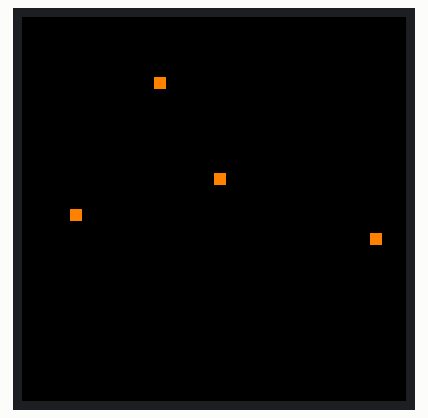
Bench run of a program on a simulated Raspberry Pi Pico running MicroPython. Parts: 128×128 colour display. Random numbers come from a fixed seed.

Above: at 0.45 s.
At 1.53 s:
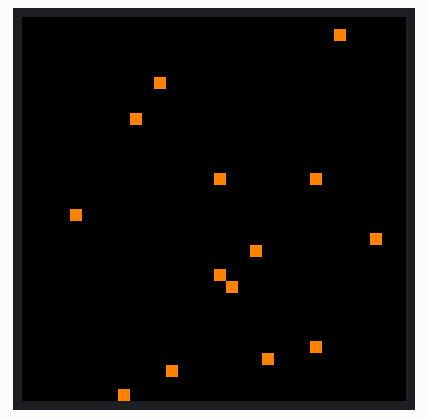
At 2.05 s:
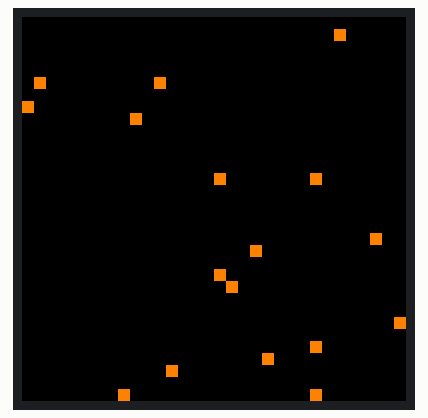
At 3.31 s:
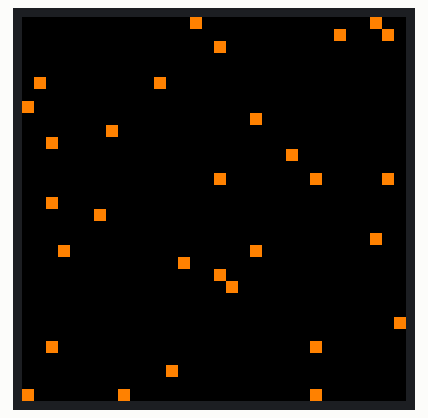
At 3.94 s:
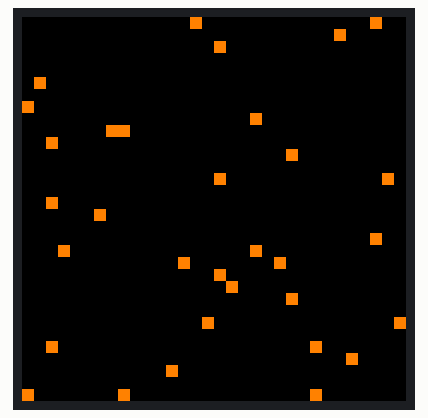
At 13.17 s:
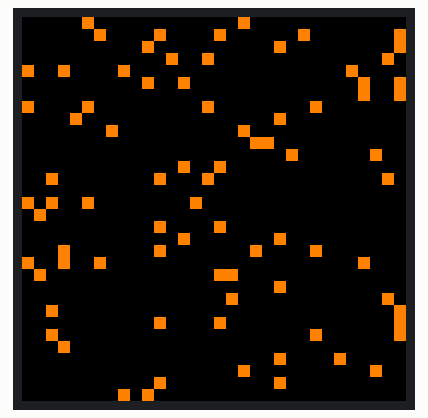

The program:

thinking_machine.py
```python
import time
import random

from interstate75 import Interstate75, DISPLAY_INTERSTATE75_128X128

i75 = Interstate75(display=DISPLAY_INTERSTATE75_128X128)
display = i75.display

WIDTH, HEIGHT = display.get_bounds()
VIRTUAL_WIDTH = WIDTH // 4
VIRTUAL_HEIGHT = HEIGHT // 4

# Couple of colors for use later
ORANGE = display.create_pen(255, 128, 0)
BLACK = display.create_pen(0, 0, 0)

# We want to scale the pixel up to a 2x2 square.
# The upper left is the coordinate of a pixel.
# Mapping from Scale 1 to 2:
# 0,0 => 0,0
# 1,1 => 2,2
# 2,2 => 4,4

# Create the 2D array of size 32x32 because each virtual pixel is
# 2x2 pixels in dimensions. This will span the 128x128 pixel area.
N_ROWS = VIRTUAL_WIDTH
N_COLS = VIRTUAL_HEIGHT
initial_value = 0

buf = [[initial_value for col in range(N_COLS)] for row in range(N_ROWS)]

x = 0
y = 0

# What we want is to randomly choose a pixel that is on and turn it off.
# This means we need to "scan" for an On pixel.
#
# Another way is to random attempt to turn Off more pixels than On.
#
# ++++ TOOK THIS APPROACH ++++
# Another approach is to randomly choose if we are turing On more than
# we are turning Off.
# ------------------------- Loop ---------------------------------
while True:

    # We don't clear the display because we have a chance of clearing
    # individual pixels.
    # display.set_pen(BLACK)
    # display.clear()

    # An occasional burst of 4 pixels on
    block  = random.random()

    if (random.random() > 0.25):
        if (block > 0.9):
            for i in range(4): # Block of N
                col = random.randint(0, VIRTUAL_WIDTH-1)
                row = random.randint(0, VIRTUAL_HEIGHT-1)
                buf[col][row] = 1
        else:
            col = random.randint(0, VIRTUAL_WIDTH-1)
            row = random.randint(0, VIRTUAL_HEIGHT-1)
            # Turn on pixel at x,y
            buf[col][row] = 1

    for i in range(10):
        col = random.randint(0, VIRTUAL_WIDTH-1)
        row = random.randint(0, VIRTUAL_HEIGHT-1)
        if (random.random() > 0.25):
            # Turn off pixel at x,y
            buf[col][row] = 0

    # -------- Draw pixels --------
    x = 0
    y = 0
    for row in buf:
        y = 0
        for col in row:
            if col == 1:
                display.set_pen(ORANGE)
            else:
                display.set_pen(BLACK)

            xx = x * 4
            yy = y * 4

            # Fastest
            display.rectangle(xx, yy, 4, 4)

            # Slow: 4 lines
            # display.pixel_span(xx, yy, 4)
            # display.pixel_span(xx, yy+1, 4)
            # display.pixel_span(xx, yy+2, 4)
            # display.pixel_span(xx, yy+3, 4)

            # Slowest: individual pixels
            # display.pixel(xx, yy)
            # display.pixel(xx+1, yy)
            # display.pixel(xx+2, yy)
            # display.pixel(xx+3, yy)

            # display.pixel(xx, yy+1)
            # display.pixel(xx+1, yy+1)
            # display.pixel(xx+2, yy+1)
            # display.pixel(xx+3, yy+1)

            # display.pixel(xx, yy+2)
            # display.pixel(xx+1, yy+2)
            # display.pixel(xx+2, yy+2)
            # display.pixel(xx+3, yy+2)

            # display.pixel(xx, yy+3)
            # display.pixel(xx+1, yy+3)
            # display.pixel(xx+2, yy+3)
            # display.pixel(xx+3, yy+3)

            y += 1
        x += 1


    # ----------- Update the display --------------------------
    i75.update()
    # time.sleep(0.1)
```
